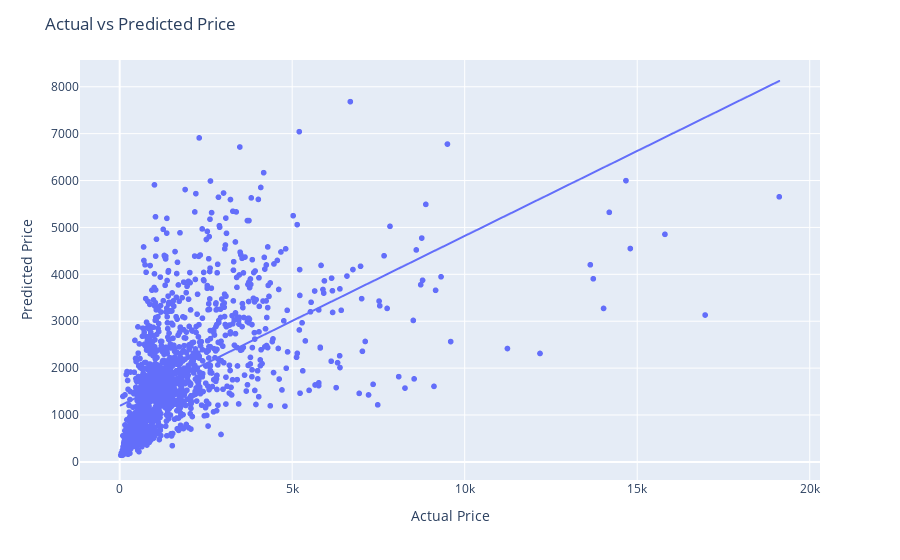

Here is the notebook cell this chart was saved with:
### Code cell
fig = px.scatter(x=y_test, y=y_pred,
                 labels={'x': 'Actual Price', 'y': 'Predicted Price'},
                 trendline="ols"
                 )
fig.update_layout(title='Actual vs Predicted Price', xaxis_title="Actual Price", yaxis_title="Predicted Price")
fig.show()

### Figure 1 — Plotly figure (JSON) as saved in the notebook; plotly's stock layout.template omitted (floating-point values rounded to 4 significant figures; data arrays with more than 128 entries replaced by an {"elided": "..."} marker saying what was removed)
{"data": [{"hovertemplate": "Actual Price=%{x}<br>Predicted Price=%{y}<extra></extra>", "legendgroup": "", "marker": {"color": "#636efa", "symbol": "circle"}, "mode": "markers", "name": "", "showlegend": false, "type": "scattergl", "x": {"elided": "1485 int values"}, "xaxis": "x", "y": {"elided": "1485 float values"}, "yaxis": "y"}, {"hovertemplate": "<b>OLS trendline</b><br>y = 0.362492 * x + 1193.01<br>R<sup>2</sup>=0.313524<br><br>Actual Price=%{x}<br>Predicted Price=%{y} <b>(trend)</b><extra></extra>", "legendgroup": "", "marker": {"color": "#636efa", "symbol": "circle"}, "mode": "lines", "name": "", "showlegend": false, "type": "scattergl", "x": {"elided": "1485 int values"}, "xaxis": "x", "y": {"elided": "1485 float values"}, "yaxis": "y"}], "layout": {"legend": {"tracegroupgap": 0}, "margin": {"t": 60}, "title": {"text": "Actual vs Predicted Price"}, "xaxis": {"anchor": "y", "domain": [0, 1], "title": {"text": "Actual Price"}}, "yaxis": {"anchor": "x", "domain": [0, 1], "title": {"text": "Predicted Price"}}}}
